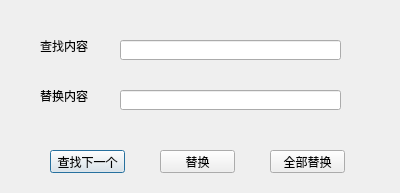
<?xml version="1.0" encoding="UTF-8"?>
<ui version="4.0">
 <class>ReplaceDialog</class>
 <widget class="QDialog" name="ReplaceDialog">
  <property name="geometry">
   <rect>
    <x>0</x>
    <y>0</y>
    <width>400</width>
    <height>193</height>
   </rect>
  </property>
  <property name="windowTitle">
   <string>Dialog</string>
  </property>
  <widget class="QLabel" name="label">
   <property name="geometry">
    <rect>
     <x>40</x>
     <y>40</y>
     <width>54</width>
     <height>12</height>
    </rect>
   </property>
   <property name="text">
    <string>查找内容</string>
   </property>
  </widget>
  <widget class="QLabel" name="label_2">
   <property name="geometry">
    <rect>
     <x>40</x>
     <y>90</y>
     <width>54</width>
     <height>12</height>
    </rect>
   </property>
   <property name="text">
    <string>替换内容</string>
   </property>
  </widget>
  <widget class="QLineEdit" name="lineEdit">
   <property name="geometry">
    <rect>
     <x>120</x>
     <y>40</y>
     <width>221</width>
     <height>20</height>
    </rect>
   </property>
  </widget>
  <widget class="QLineEdit" name="lineEdit_2">
   <property name="geometry">
    <rect>
     <x>120</x>
     <y>90</y>
     <width>221</width>
     <height>20</height>
    </rect>
   </property>
  </widget>
  <widget class="QPushButton" name="pushButton">
   <property name="geometry">
    <rect>
     <x>50</x>
     <y>150</y>
     <width>75</width>
     <height>23</height>
    </rect>
   </property>
   <property name="text">
    <string>查找下一个</string>
   </property>
  </widget>
  <widget class="QPushButton" name="pushButton_2">
   <property name="geometry">
    <rect>
     <x>160</x>
     <y>150</y>
     <width>75</width>
     <height>23</height>
    </rect>
   </property>
   <property name="text">
    <string>替换</string>
   </property>
  </widget>
  <widget class="QPushButton" name="pushButton_3">
   <property name="geometry">
    <rect>
     <x>270</x>
     <y>150</y>
     <width>75</width>
     <height>23</height>
    </rect>
   </property>
   <property name="text">
    <string>全部替换</string>
   </property>
  </widget>
 </widget>
 <resources/>
 <connections/>
</ui>
